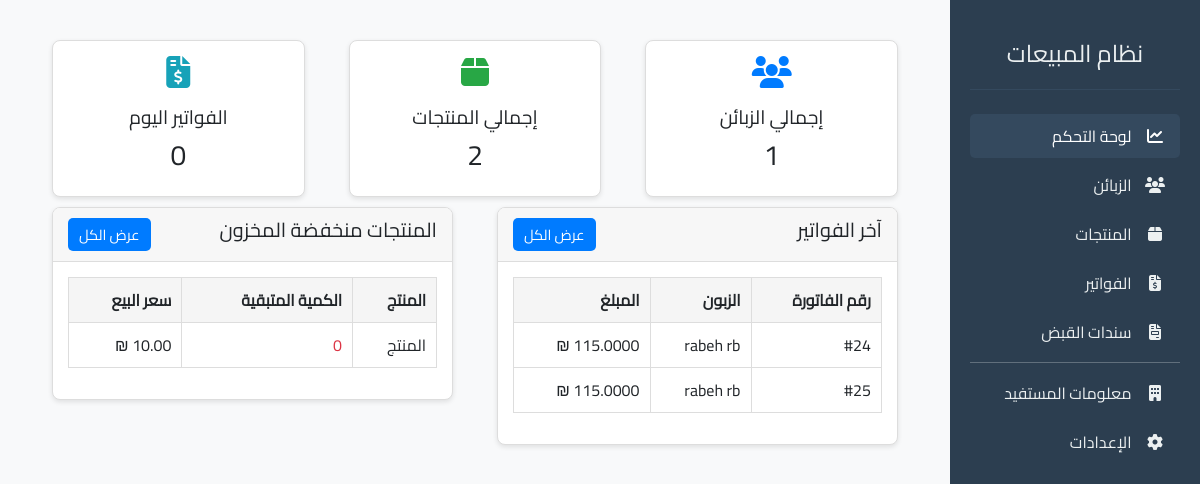
Before: / with the older database file.
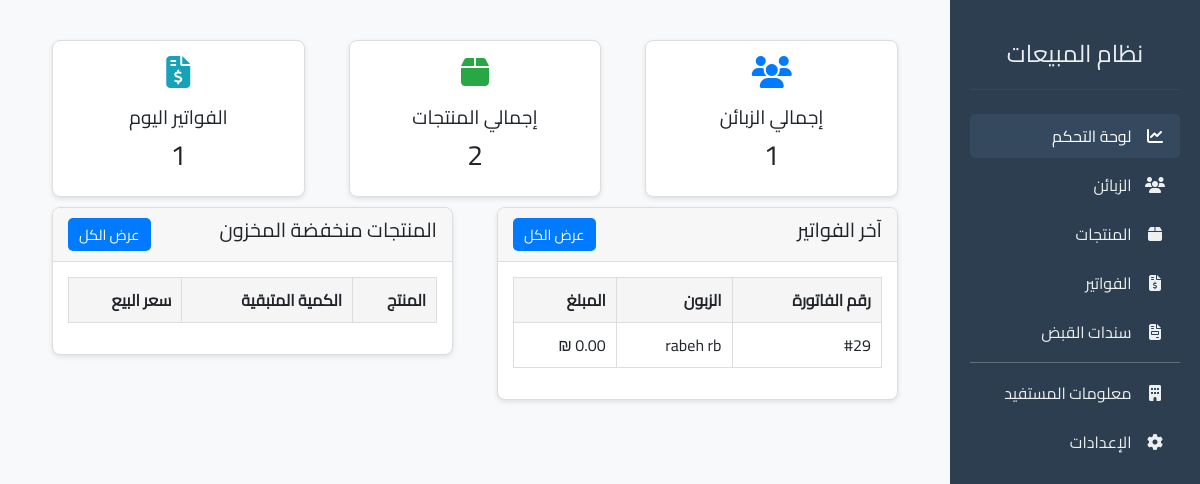
After: the same page with the newer database file.
### sales_app/models.py (models this page shows, shortened)
class Invoice(models.Model):
    PAYMENT_STATUS = (
        ('pending', 'معلق'),
        ('partial', 'مدفوع جزئياً'),
        ('paid', 'مدفوع بالكامل'),
    )
    customer = models.ForeignKey(
        Customer,
        on_delete=models.PROTECT,  # Prevent deleting customers with invoices
        verbose_name="الزبون"
    )
    date = models.DateTimeField(default=timezone.now, verbose_name="تاريخ الفاتورة")
    status = models.CharField(
        max_length=10,
        choices=PAYMENT_STATUS,
        default='pending',
        verbose_name="حالة الدفع"
    )
    tax_exempt = models.BooleanField(default=False, verbose_name="معفى من الضريبة")
    notes = models.TextField(blank=True, null=True, verbose_name="ملاحظات")
    class Meta:
        verbose_name = "فاتورة"
        verbose_name_plural = "الفواتير"
        ordering = ['-date']
    def get_total(self):
        if self.tax_exempt:
            return Decimal('0.00')
        subtotal = sum(item.get_subtotal() for item in self.items.all())
        if not self.tax_exempt:
            settings = Settings.objects.first()
            if settings and settings.tax_rate:
                tax_amount = subtotal * (settings.tax_rate / 100)
                return subtotal + tax_amount
        return subtotal

class Customer(models.Model):
    name = models.CharField(max_length=255, verbose_name="اسم الزبون")
    email = models.EmailField(blank=True, null=True, verbose_name="البريد الإلكتروني")
    phone = models.CharField(max_length=20, blank=True, null=True, verbose_name="رقم الهاتف")
    created_at = models.DateTimeField(default=timezone.now, verbose_name="تاريخ الإضافة")
    class Meta:
        verbose_name = "زبون"
        verbose_name_plural = "الزبائن"
        ordering = ['-created_at']

class Product(models.Model):
    name = models.CharField(max_length=100, verbose_name="اسم المنتج")
    description = models.TextField(blank=True, null=True, verbose_name="وصف المنتج")
    purchase_price = models.DecimalField(max_digits=10, decimal_places=2, default=0, verbose_name="سعر الشراء")
    selling_price = models.DecimalField(max_digits=10, decimal_places=2, default=0, verbose_name="سعر البيع")
    quantity = models.IntegerField(default=0, verbose_name="الكمية")
    created_at = models.DateTimeField(auto_now_add=True, verbose_name="تاريخ الإضافة")
    updated_at = models.DateTimeField(auto_now=True, verbose_name="تاريخ التحديث")
    class Meta:
        verbose_name = "المنتج"
        verbose_name_plural = "المنتجات"
        ordering = ['name']

### sales_app/views.py (the view)
# urls.py: path('', views.dashboard, name='dashboard'),
def dashboard(request):
    total_customers = Customer.objects.count()
    total_products = Product.objects.count()
    today = timezone.now().date()
    today_invoices = Invoice.objects.filter(date__date=today).count()
    today_revenue = sum(invoice.get_total() for invoice in Invoice.objects.filter(date__date=today))
    recent_invoices = Invoice.objects.order_by('-date')[:5]
    low_stock_products = Product.objects.filter(quantity__lt=5).order_by('quantity')
    context = {
        'total_customers': total_customers,
        'total_products': total_products,
        'today_invoices': today_invoices,
        'today_revenue': today_revenue,
        'recent_invoices': recent_invoices,
        'low_stock_products': low_stock_products,
    }
    return render(request, 'sales_app/dashboard.html', context)

### sales_app/models.py (called while the page is built)
    def get_subtotal(self):
        return self.quantity * self.price

### sales_app/templates/sales_app/dashboard.html (shortened to what this page needs)
{% extends 'sales_app/base.html' %}
{% block content %}
<div class="container-fluid">
    <div class="row">
        <div class="col-md-3">
            <div class="card">
                <div class="card-body">
                    <i class="fas fa-users fa-2x mb-2" style="color: #007bff;"></i>
                    <h5 class="card-title">إجمالي الزبائن</h5>
                    <h3>{{ total_customers }}</h3>
                </div>
            </div>
        </div>
        <div class="col-md-3">
            <div class="card">
                <div class="card-body">
                    <i class="fas fa-box fa-2x mb-2" style="color: #28a745;"></i>
                    <h5 class="card-title">إجمالي المنتجات</h5>
                    <h3>{{ total_products }}</h3>
                </div>
            </div>
        </div>
        <div class="col-md-3">
            <div class="card">
                <div class="card-body">
                    <i class="fas fa-file-invoice-dollar fa-2x mb-2" style="color: #17a2b8;"></i>
                    <h5 class="card-title">الفواتير اليوم</h5>
                    <h3>{{ today_invoices }}</h3>
                </div>
            </div>
        </div>
    </div>
    <div class="row">
        <div class="col-md-6">
            <div class="card">
                <div class="card-header">
                    <h5>آخر الفواتير</h5>
                    <a href="{% url 'sales_app:invoice_list' %}" class="btn">عرض الكل</a>
                </div>
                <div class="card-body">
                    <table class="table">
                        <thead>
                            <tr>
                                <th>رقم الفاتورة</th>
                                <th>الزبون</th>
                                <th>المبلغ</th>
                            </tr>
                        </thead>
                        <tbody>
                            {% for invoice in recent_invoices %}
                            <tr>
                                <td>#{{ invoice.id }}</td>
                                <td>{{ invoice.customer.name }}</td>
                                <td>{{ invoice.get_total }} ₪</td>
                            </tr>
                            {% endfor %}
                        </tbody>
                    </table>
                </div>
            </div>
        </div>
        <div class="col-md-6">
            <div class="card">
                <div class="card-header">
                    <h5>المنتجات منخفضة المخزون</h5>
                    <a href="{% url 'sales_app:product_list' %}" class="btn">عرض الكل</a>
                </div>
                <div class="card-body">
                    <table class="table">
                        <thead>
                            <tr>
                                <th>المنتج</th>
                                <th>الكمية المتبقية</th>
                                <th>سعر البيع</th>
                            </tr>
                        </thead>
                        <tbody>
                            {% for product in low_stock_products %}
                            <tr>
                                <td>{{ product.name }}</td>
                                <td class="{% if product.quantity < 5 %}text-danger{% endif %}">
                                    {{ product.quantity }}
                                </td>
                                <td>{{ product.selling_price }} ₪</td>
                            </tr>
                            {% endfor %}
                        </tbody>
                    </table>
                </div>
            </div>
        </div>
    </div>
</div>
{% endblock %}

Changed rows visible on the page:
removed Invoice: id "24", customer.name "rabeh rb"
removed Invoice: id "25", customer.name "rabeh rb"
no longer on this page (row edited): Product: name "المنتج", quantity "0"
added Invoice: id "29", customer.name "rabeh rb", get_total "0.00"
Other visible differences:
{{ today_invoices }}: "0" → "1"
